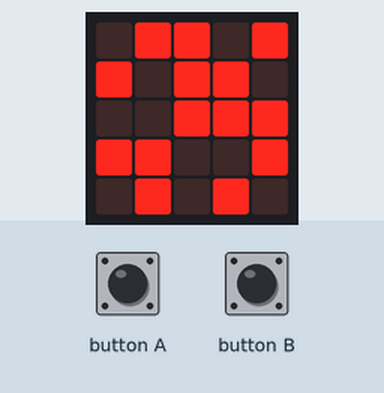
Simulated run of this program. Board: BBC micro:bit (MakeCode). Parts: the board's 5×5 LED display. The inputs (shaded band) are chosen by the test bench.

Above: at 1.2 s.
1.3 s: button A pressed 5 times (0.12 s each, 0.3 s apart)
At 3.3 s:
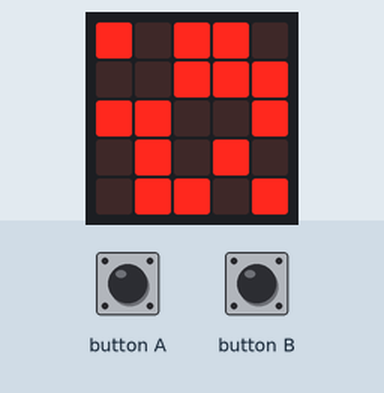
4.3 s: button A pressed for 0.15 s
At 5.6 s:
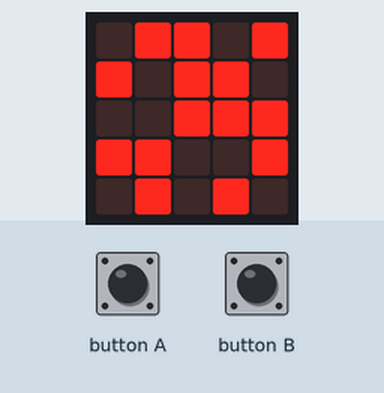
5.9 s: button B pressed for 0.15 s
At 7.0 s:
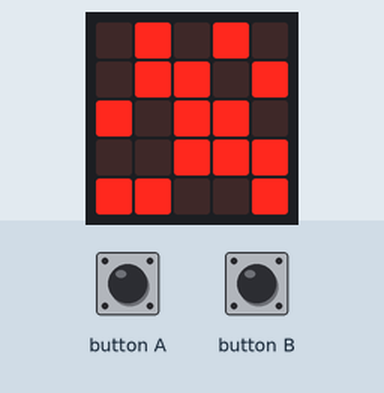
Timing chart, 0 to 8.9 s (numbered marks = the images above; inputs shaded):
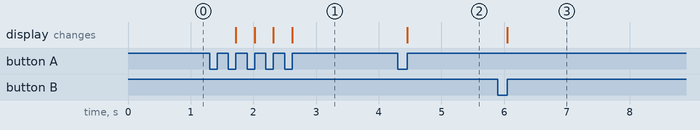

The program:

main.ts
```typescript
// 要一下一下按喔~
input.onButtonPressed(Button.A, function () {
    for (let y = 0; y <= 4; y++) {
        for (let x = 0; x <= 4; x++) {
            if (list[y][x] == 1) {
                led.plot(x, y)
            } else {
                led.unplot(x, y)
            }
        }
    }
    list.unshift(list.pop())
    basic.pause(100)
})
input.onButtonPressed(Button.B, function () {
    for (let x = 0; x <= 4; x++) {
        for (let y = 0; y <= 4; y++) {
            if (list[y][x] == 1) {
                led.plot(x, y)
            } else {
                led.unplot(x, y)
            }
        }
    }
    list.unshift(list.pop())
    basic.pause(100)
})
// 確保機器是正常運作的判別方式
let list: number[][] = []
list = [
[
0,
1,
1,
0,
1
],
[
1,
0,
1,
1,
0
],
[
0,
0,
1,
1,
1
],
[
1,
1,
0,
0,
1
],
[
0,
1,
0,
1,
0
]
]
for (let y = 0; y <= 4; y++) {
    for (let x = 0; x <= 4; x++) {
        if (list[y][x] == 1) {
            led.plot(x, y)
        } else {
            led.unplot(x, y)
        }
    }
}
```

test.ts
```typescript
// 在這裡測試；當此封包作為擴充功能時，將不會編譯此內容。
```

Measured:
- after the input at 1.3 s, the display: first changes after 0.42 s (image 1 shows a later state)
- after the input at 4.3 s, the display: changes after 0.15 s (image 2)
- after the input at 5.9 s, the display: changes after 0.15 s (image 3)
